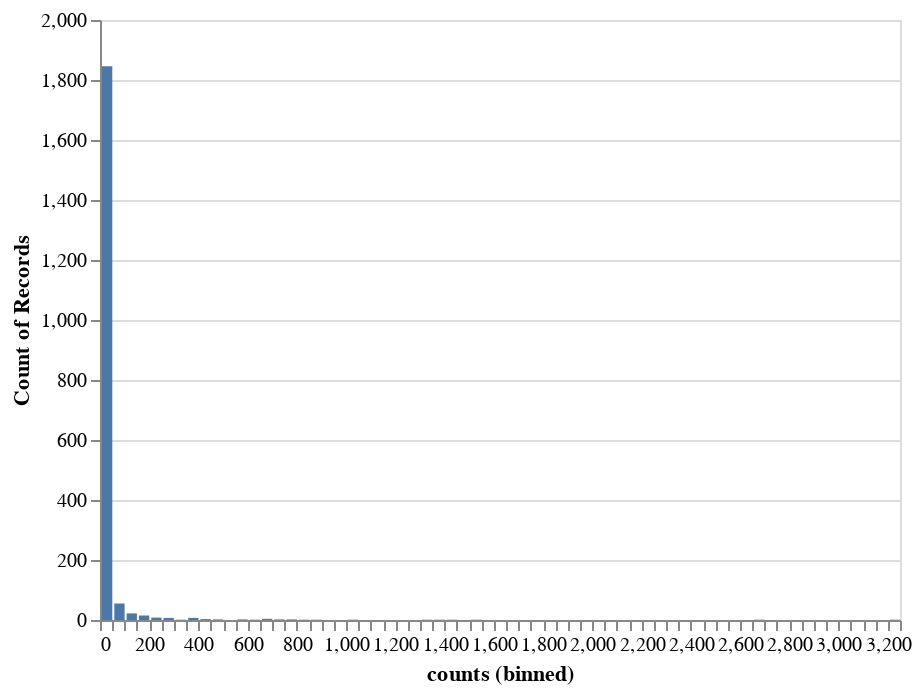

The cell this chart's notebook holds for it:
### Code cell
alt.Chart(issue_comments_counts).mark_bar().encode(
    alt.X('counts', bin=alt.Bin(maxbins=100)),
    y='count()'
)

### Figure 1 — Vega-Lite specification as saved in the notebook (floating-point values rounded to 4 significant figures; data arrays with more than 128 entries replaced by an {"elided": "..."} marker saying what was removed)
{"config": {"view": {"continuousWidth": 400, "continuousHeight": 300}}, "data": {"name": "data-55c27584c08d475d443e83ce73f8e1a2"}, "mark": "bar", "encoding": {"x": {"type": "quantitative", "bin": {"maxbins": 100}, "field": "counts"}, "y": {"type": "quantitative", "aggregate": "count"}}, "$schema": "https://vega.github.io/schema/vega-lite/v4.8.1.json", "datasets": {"data-55c27584c08d475d443e83ce73f8e1a2": {"elided": "1986 records"}}}
